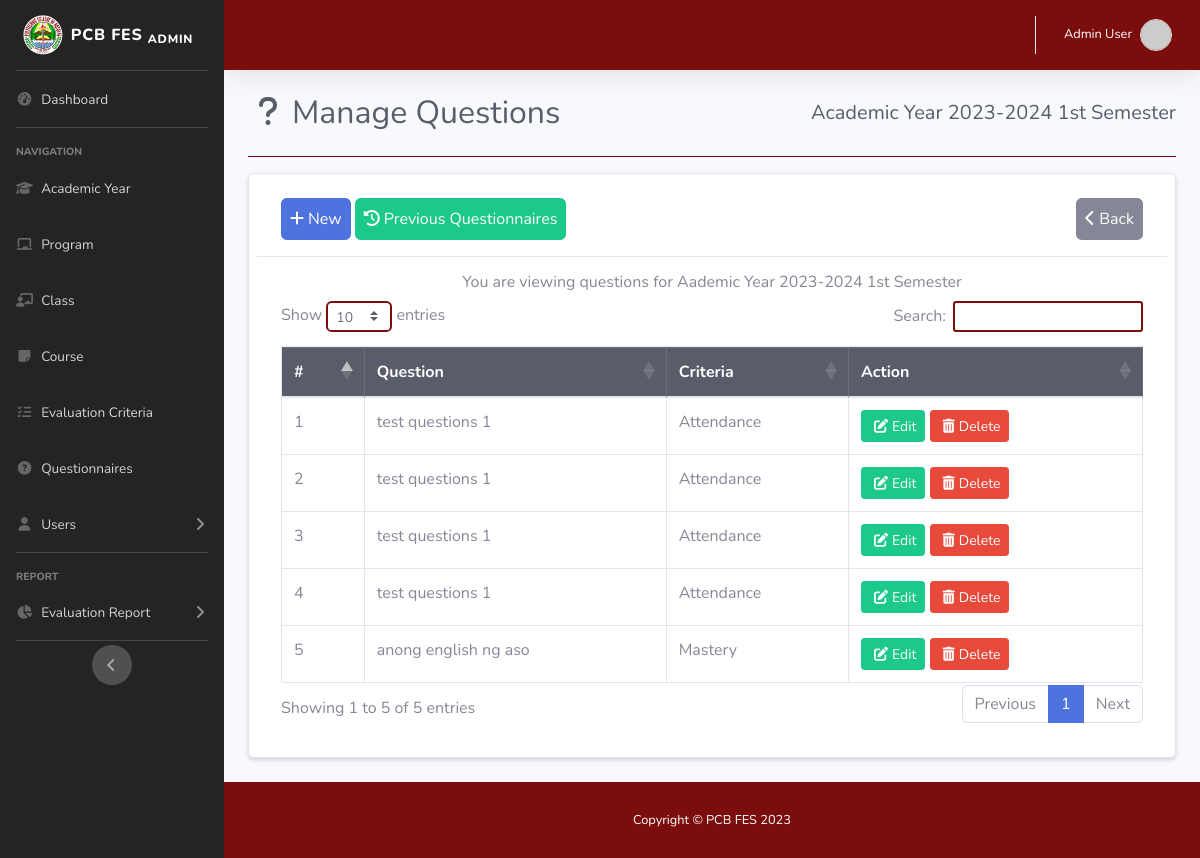
Before: /admin/question.php?acad_id=1 (signed in) with the older database file.
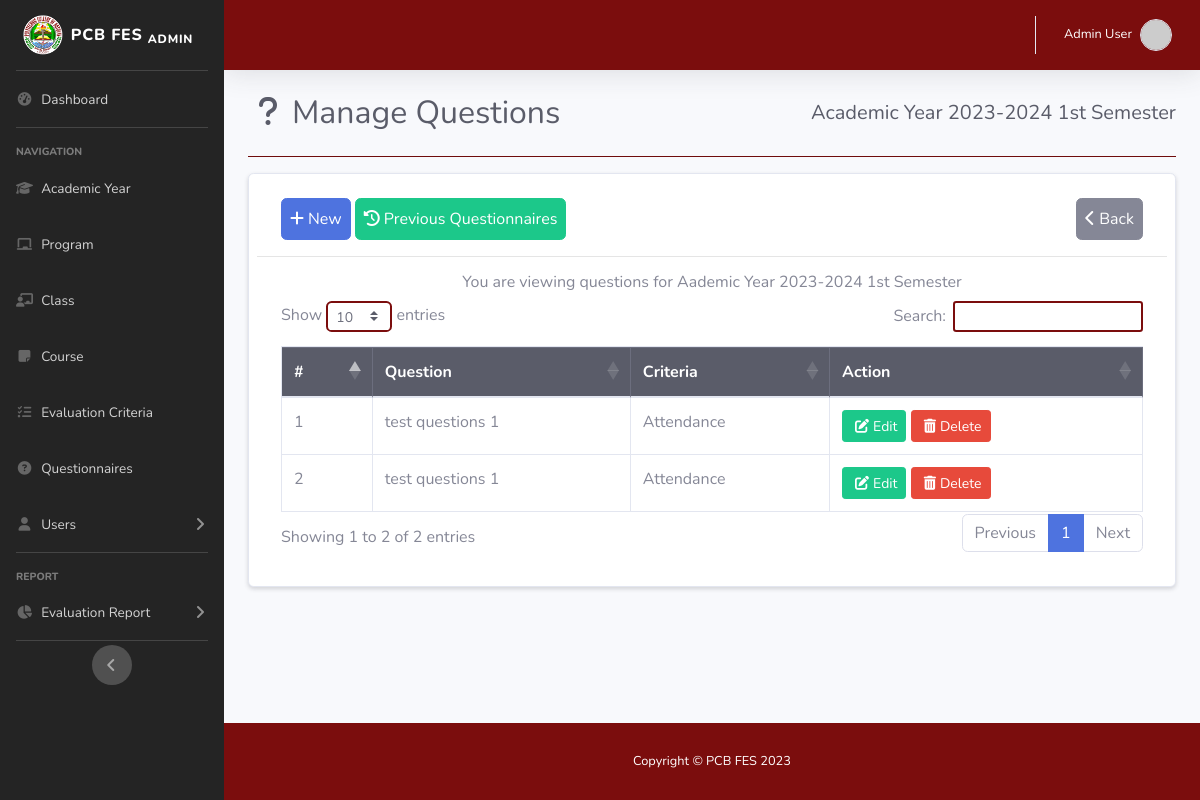
After: the same page with the newer database file.
### tables this page shows
CREATE TABLE `question_tbl` (
  `question_id` int(11) NOT NULL,
  `question` varchar(255) NOT NULL,
  `acad_id` int(11) NOT NULL,
  `criteria_id` int(11) NOT NULL
);

CREATE TABLE `criteria_tbl` (
  `criteria_id` int(11) NOT NULL,
  `criteria` varchar(100) NOT NULL,
  `criteria_order` int(5) NOT NULL
);

### admin/question.php (the view, shortened to what this page needs)
<!DOCTYPE html>
<html lang="en">
<head>
    <link rel="stylesheet" href="https://stackpath.bootstrapcdn.com/bootstrap/4.2.1/css/bootstrap.min.css">
    <link rel="stylesheet" href="https://cdn.datatables.net/1.10.18/css/dataTables.bootstrap4.min.css">
    <link href="../assets/vendor/fontawesome-free/css/all.min.css" rel="stylesheet" type="text/css">
    <link href="../assets/css/sb-admin-2.min.css" rel="stylesheet">
    <link href="../assets/css/custom.css" rel="stylesheet">
    <link rel="stylesheet" href="https://cdn.jsdelivr.net/npm/@sweetalert2/theme-borderless@5/borderless.css" />
</head>
<body id="page-top">
    <div id="wrapper">
            <?php include 'sidebar.php'; ?>
        <div id="content-wrapper" class="d-flex flex-column">
            <div id="content">
                    <?php include 'topbar.php'; ?>
                <div class="container-fluid justify-content-center">
                    <div class="d-sm-flex align-items-center justify-content-between mb-4">
<?php
    require '../db/dbconn.php';
    $acad_id = $_GET['acad_id'];
    $sql = "SELECT * FROM acad_yr_tbl WHERE acad_id='$acad_id'";
    $query = mysqli_query($conn, $sql);
    $row = mysqli_fetch_assoc($query);
    $acad_year = $row['year_start']."-".$row['year_end'];
    $sem = $row['semester'];
?>
                        <h1 class="h2 mb-0 text-gray-800"> <i class="fas fa-fw fa-question mr-1"></i>Manage Questions</h1>
                        <h5 class="h5 mb-0 text-dark">Academic Year <?php echo $acad_year; ?>
                        <?php
                            if ($sem == 1) {
                                $sem = "1st Semester";
                            } else if ($sem == 2) {
                                $sem = "2nd Semester";
                            } else{
                                $sem = "Mid-Year";
                            }
                        ?>
                            <?php echo $sem; ?>
                        </h5>
                    </div>
                    <hr class="mb-3 bg-white1">
<div class="container card p-2 mb-4 shadow-sm">
    <div class="row">
        <div class="col-12 col-md-12">
            <div class="container mb-3 mt-3">
                <a href="#addnew" data-toggle="modal" class="btn btn-primary p-2"><i class="fa-solid fa-plus mr-1"></i>New</a>
                <a href="#" class="btn btn-success p-2" data-toggle="modal" data-target="#previousQuestionnairesModal"><i class="fa-solid fa-clock-rotate-left mr-1"></i>Previous Questionnaires</a>
                <a href="questionnaire.php" class="btn btn-secondary float-lg-right p-2"><i class="fa-solid fa-chevron-left mr-1"></i>Back</a>
            </div>
            <hr>
            <div class="container mb-4">
                <h6 class="h6 text-center">  You are viewing questions for Aademic Year <?php echo $acad_year; ?>
                        <?php
                            echo $sem;
                        ?>
                </h6>
                <table id="myTable" class="table table-bordered nowrap" style="width:100%">
                    <thead class="table-dark">
                        <th>#</th>
                        <th>Question</th>
                        <th>Criteria</th>
                        <th>Action</th>
                    </thead>
                    <tbody>
                        <?php
                            require '../db/dbconn.php';
                            $acad_id = $_GET['acad_id'];
                            $sql = "SELECT * FROM question_tbl WHERE acad_id='$acad_id' ORDER BY criteria_id ASC";
                            $num = 1;
                            $query = mysqli_query($conn, $sql);
                            while($row = mysqli_fetch_assoc($query)){
                                $criteria_id = $row['criteria_id'];
                                $sql2 = "SELECT * FROM criteria_tbl WHERE criteria_id = '$criteria_id'";
                                $result2 = mysqli_query($conn, $sql2);
                                $row1 = mysqli_fetch_assoc($result2);
                                $criteria = $row1["criteria"];
                                echo
                                "<tr>
                                    <td>".$num."</td>
                                    <td>".$row['question']."</td>
                                    <td>".$criteria."</td>
                                    <td>
                                        <a href='#edit_".$row['question_id']."' class='btn btn-success btn-sm' data-toggle='modal'><i class='fa fa-pen-to-square m-1'></i>Edit</a>
                                        <a href='#delete_".$row['question_id']."' class='btn btn-danger btn-sm' data-toggle='modal'><i class='fa fa-trash m-1'></i>Delete</a>
                                    </td>
                                </tr>";
                            $num++;}
                        ?>
                    </tbody>
                </table>
            </div>
        </div>
    </div>
</div>
                </div>
            </div>
            <?php include 'footer.php'; ?>
        </div>
    </div>
</body>
</html>

Changed rows visible on the page:
removed question_tbl: question "test questions 1", criteria.criteria "Attendance"
removed question_tbl: question "test questions 1", criteria.criteria "Attendance"
removed question_tbl: question "anong english ng aso", criteria.criteria "Mastery"
Other visible differences:
text written by a page script: "Show entries Search: Showing 1 to 5 of 5 entries Previous 1 Next" → "Show entries Search: Showing 1 to 2 of 2 entries Previous 1 Next"
